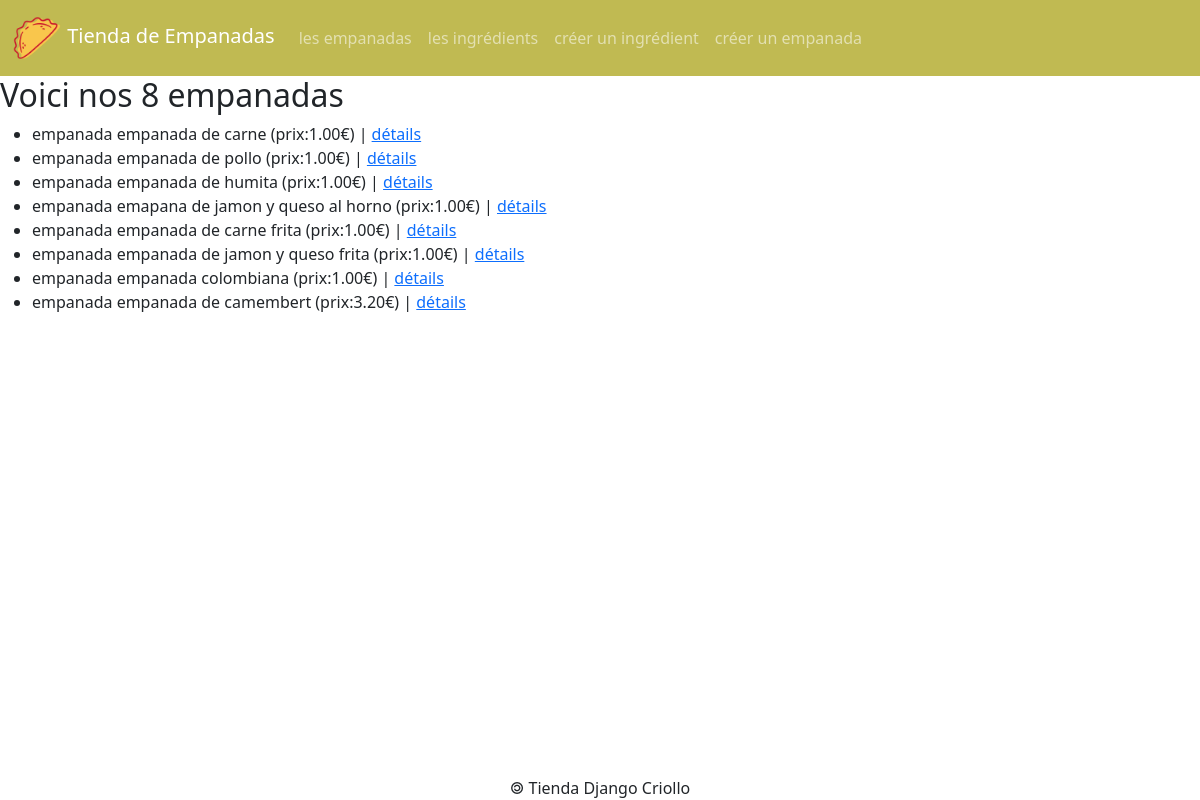
The page /empanadas/ on the database as committed earlier.
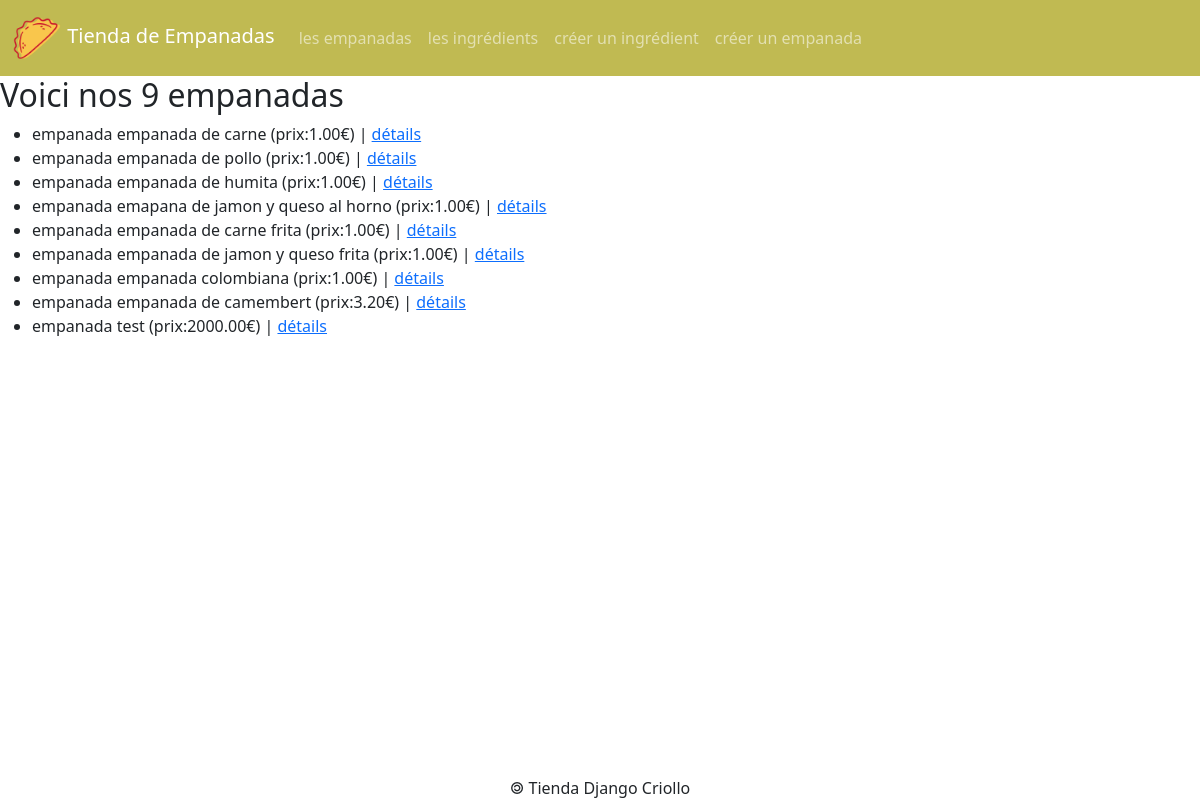
The same page on the database as committed later.
### empanadas/models.py (models this page shows)
class Empanada(models.Model):
    idEmpanada = models.AutoField(primary_key=True)
    nomEmpanada = models.CharField(max_length=50)
    prix = models.DecimalField(max_digits=6, decimal_places=2)
    def __str__(self) :
        return 'empanada ' + self.nomEmpanada + ' (prix:' + str(self.prix) + '€)'

### empanadas/views.py (the view)
# urls.py: path('empanadas/', views.empanadas),
def empanadas(request):
    lesEmpanadas = Empanada.objects.all()
    return render(
        request,
        'empanadas/empanadas.html',
        {'empanadas' : lesEmpanadas}
    )

### empanadas/templates/empanadas/empanadas.html
{% extends 'empanadas/base.html' %} {% block title %}les empanadas{% endblock %}
{% block main %}
<h2>Voici nos {{empanadas|length}} empanadas</h2>
<ul>
    {% for emp in empanadas %}
    <li>{{emp}} | <a href="/empanada/{{emp.idEmpanada}}">détails</a></li>
    {% endfor %}
</ul>
{% endblock %}

Rows that differ between the two databases and show on the page:
added Empanada: nomEmpanada+prix "empanada test (prix:2000.00€)"
Other text that changed with them:
{{ empanadas|length }}: "8" → "9"
